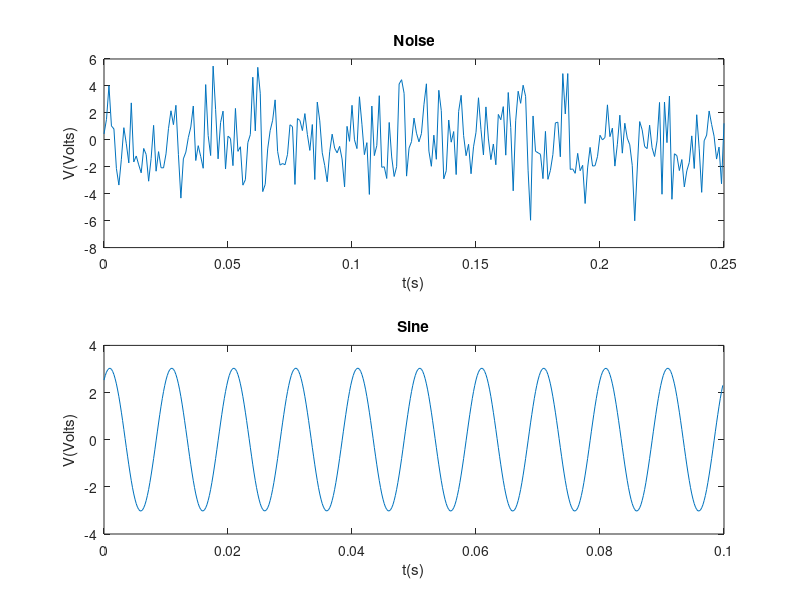

Recreate this plot in MATLAB.
[t,s] = textread('noise.txt');
[d,z] = textread('sine.txt');

subplot(211)

plot(t,s);

title('Noise')
xlabel('t(s)')
ylabel('V(Volts)')

subplot(212)

plot(d,z)

title('Sine')
xlabel('t(s)')
ylabel('V(Volts)')
